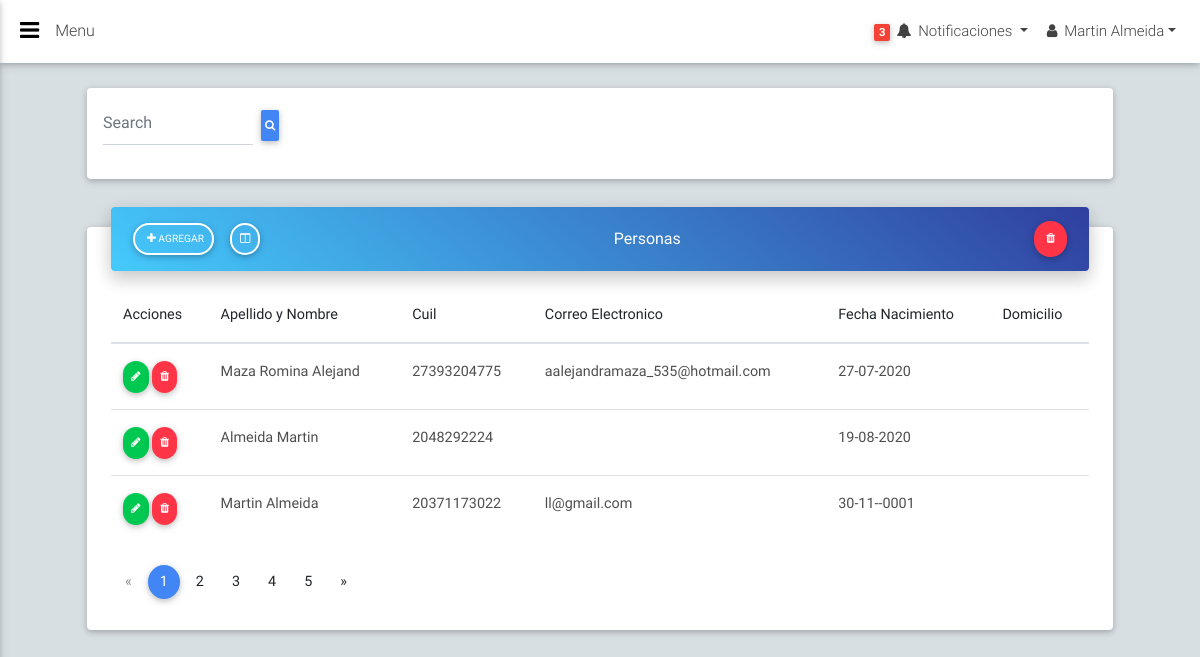
The page /personas/index.php (signed in) on the database its author committed.
### tables this page shows
CREATE TABLE `personas` (
  `id_persona` int(4) NOT NULL,
  `apellido_nombre_persona` varchar(60) NOT NULL,
  `cuil_persona` varchar(20) NOT NULL,
  `sexo` varchar(2) NOT NULL,
  `fecha_nacimiento` date DEFAULT NULL,
  `email` varchar(200) DEFAULT NULL,
  `domicilio` varchar(250) DEFAULT NULL,
  `contacto` int(20) DEFAULT NULL,
  `rela_id_localidad` int(4) DEFAULT NULL,
  `nacionalidad` varchar(100) DEFAULT NULL
);

### personas/index.php (shortened to what this page needs)
<?php
require_once "../conexion/conexion.php";
$sql_personas="SELECT * FROM `personas`";
$personas=$conexion->query($sql_personas)->fetchAll(PDO::FETCH_OBJ);
?>
    <main>
        <div class="container-fluid">
            <section>
                <div class="card p-2 mb-5">
                    <div class="row">
                        <div class="col-lg-6 col-md-7">
                            <form class="form-inline md-form mt-2 ml-2">
                                <input class="form-control my-0" type="text" placeholder="Search" style="max-width: 150px;">
                                <button class="btn btn-sm btn-primary ml-2 px-1"><i class="fa fa-search"></i>  </button>
                            </form>
                        </div>
                    </div>
                </div>
                <div class="card card-cascade narrower z-depth-1">
                    <div class="view gradient-card-header blue-gradient narrower py-2 mx-4 mb-3 d-flex justify-content-between align-items-center">
                        <div>
                            <a href="frmAgregar.php" type="button" class="btn btn-outline-white btn-rounded btn-sm px-2"><i class="fa fa-plus ml-1"></i> Agregar</a>
                            <button type="button" class="btn btn-outline-white btn-rounded btn-sm px-2"><i class="fa fa-columns mt-0"></i></button>
                        </div>
                        <a href="" class="white-text mx-3">Personas</a>
                        <div>
                            <button type="button" class="btn btn-danger btn-rounded btn-sm px-2"><i class="fa fa-trash m-1"></i></button>
                        </div>
                    </div>
                    <div class="px-4">
                        <div class="table-responsive">
                            <table class="table table-hover mb-0">
                                <thead>
                                    <tr>
                                        <th>Acciones</th>
                                        <th>Apellido y Nombre</th>
                                        <th>Cuil</th>
                                        <th>Correo Electronico</th>
                                        <th>Fecha Nacimiento</th>
                                        <th>Domicilio</th>
                                    </tr>
                                </thead>
                                <tbody>
                                    <?php
                                    foreach($personas as $persona){?>
                                        <tr>
                                            <th>
                                            <div>
                                                <a class="btn btn-rounded btn-success btn-sm px-2" data-toggle="modal" data-target="#modalModificar" onclick="datosPersona(<?php echo $persona->id_persona?>)"><i class="fa fa-pencil"></i></a>
                                                <a class="btn btn-rounded btn-danger btn-sm px-2" onclick="eliminarPersona(<?php echo $persona->id_persona ?>)"><i class="fa fa-trash"></i></a>
                                            </div>
                                            </th>
                                            <td><?php echo $persona->apellido_nombre_persona?></td>
                                            <td><?php echo $persona->cuil_persona?></td>
                                            <td><?php echo $persona->email?></td>
                                            <td><?php echo date_format(date_create($persona->fecha_nacimiento),'d-m-Y')?></td>
                                            <td><?php echo $persona->domicilio?></td>
                                        </tr>
                                    <?php }?>
                                </tbody>
                            </table>
                        </div>
                        <nav class="my-4">
                            <ul class="pagination pagination-circle pg-blue mb-0">
                                <li class="page-item disabled">
                                    <a class="page-link" aria-label="Previous">
                                        <span aria-hidden="true">&laquo;</span>
                                    </a>
                                </li>
                                <li class="page-item active"><a class="page-link">1</a></li>
                                <li class="page-item"><a class="page-link">2</a></li>
                                <li class="page-item clearfix d-none d-md-inline-block"><a class="page-link">3</a></li>
                                <li class="page-item clearfix d-none d-md-inline-block"><a class="page-link">4</a></li>
                                <li class="page-item clearfix d-none d-md-inline-block"><a class="page-link">5</a></li>
                                <li class="page-item">
                                    <a class="page-link" aria-label="Next">
                                        <span aria-hidden="true">&raquo;</span>
                                    </a>
                                </li>
                            </ul>
                        </nav>
                    </div>
                </div>
            </section>
        </div>
    </main>
  <?php include "../template/script.php"?>

### css/style.css (style rules this page uses)
body { background-color: #d8dfe3; }

### rows shown on the page
personas: apellido_nombre_persona "Maza Romina Alejand", cuil_persona "27393204775", email "aalejandramaza_535@hotmail.com", fecha_nacimiento "27-07-2020"
personas: apellido_nombre_persona "Almeida Martin", cuil_persona "2048292224", fecha_nacimiento "19-08-2020"
personas: apellido_nombre_persona "Martin Almeida", cuil_persona "20371173022", email "ll@gmail.com", fecha_nacimiento "30-11--0001"

### other values the page prints
$_SESSION['apellido_nombre_persona'] "Martin Almeida"
